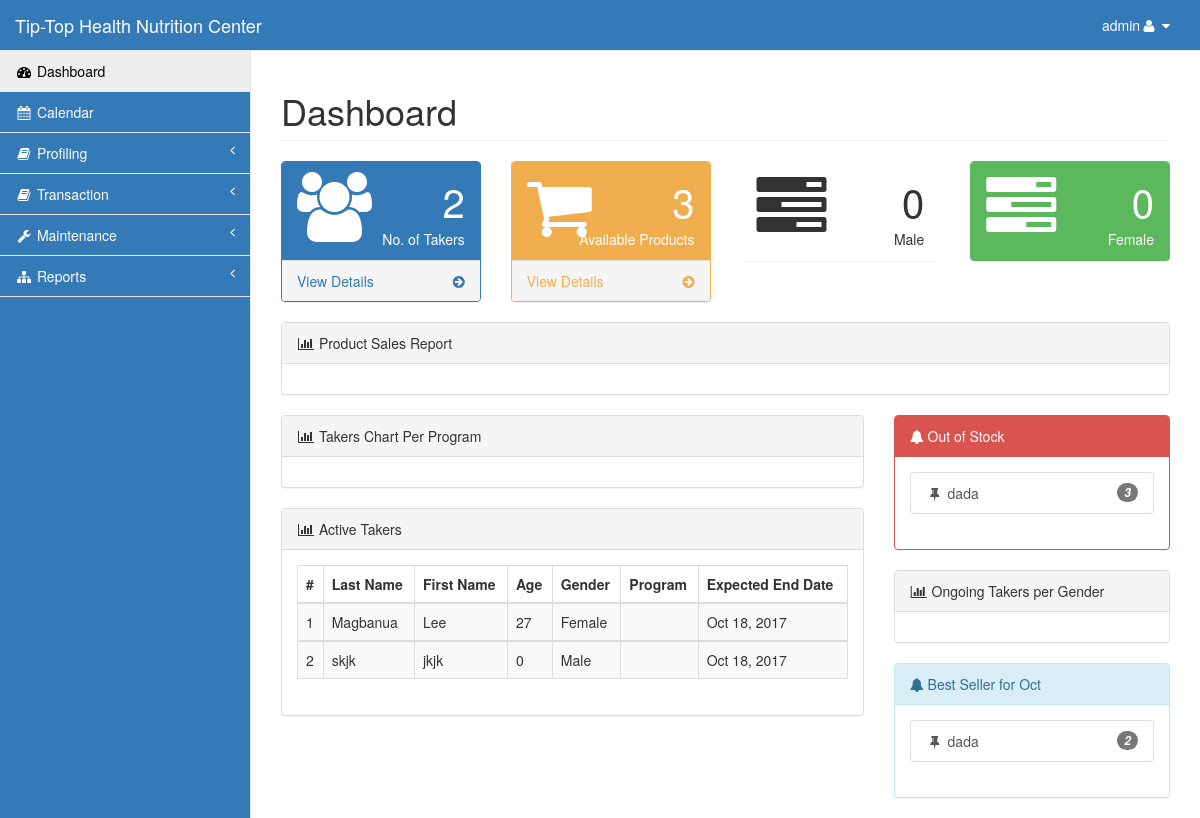
The page /admin/index.php (signed in) on the database its author committed.
### tables this page shows
CREATE TABLE `taker` (
  `id` int(11) NOT NULL,
  `last` varchar(15) NOT NULL,
  `first` varchar(15) NOT NULL,
  `phone` varchar(11) NOT NULL,
  `gender` varchar(6) NOT NULL,
  `bday` date NOT NULL,
  `referrer_id` int(11) NOT NULL,
  `referrer_contact` varchar(30) NOT NULL,
  `address` varchar(100) NOT NULL,
  `email` varchar(30) NOT NULL,
  `status` varchar(8) NOT NULL,
  `points` decimal(7,2) NOT NULL,
  `discount` decimal(10,2) NOT NULL,
  `height` decimal(5,2) NOT NULL,
  `orig_weight` decimal(5,2) NOT NULL,
  `coach_id` int(11) NOT NULL
);

CREATE TABLE `product` (
  `prod_id` int(11) NOT NULL,
  `prod_name` varchar(30) NOT NULL,
  `vol_pts` int(11) NOT NULL,
  `c` int(11) NOT NULL,
  `sc` int(11) NOT NULL,
  `sb` int(11) NOT NULL,
  `supv` int(11) NOT NULL,
  `retail` int(11) NOT NULL,
  `profitc` int(11) NOT NULL,
  `profitsc` int(11) NOT NULL,
  `profitsb` int(11) NOT NULL,
  `profitsupv` int(11) NOT NULL,
  `qty` int(11) NOT NULL,
  `reorder` int(11) NOT NULL,
  `cat_id` int(11) NOT NULL
);

CREATE TABLE `stockout` (
  `stockout_id` int(11) NOT NULL,
  `prod_id` int(11) NOT NULL,
  `stockout_qty` int(11) NOT NULL,
  `stockout_date` datetime NOT NULL,
  `id` int(11) NOT NULL,
  `admin_id` int(11) NOT NULL
);

### admin/index.php (the view, shortened to what this page needs)
<?php include('session.php');?>
<!DOCTYPE html>
<html lang="en">
<head>
    <?php include('css.php');?>
</head>
<body>
    <div id="wrapper">
        <?php include('nav.php');?>
        <div id="page-wrapper">
            <div class="row">
                <div class="col-lg-12">
                    <h1 class="page-header">Dashboard</h1>
                </div>
            </div>
            <div class="row">
                <div class="col-lg-3 col-md-6">
                    <div class="panel panel-primary">
                        <div class="panel-heading">
                            <div class="row">
                                <div class="col-xs-3">
                                    <i class="fa fa-users fa-5x"></i>
                                </div>
<?php
        $query=mysqli_query($con,"select * from taker where status='Active'")or die(mysqli_error($con));
          $takers=mysqli_num_rows($query);
?>
                                <div class="col-xs-9 text-right">
                                    <div class="huge"><?php echo $takers;?></div>
                                    <div>No. of Takers</div>
                                </div>
                            </div>
                        </div>
                        <a href="#">
                            <div class="panel-footer">
                                <span class="pull-left">View Details</span>
                                <span class="pull-right"><i class="fa fa-arrow-circle-right"></i></span>
                                <div class="clearfix"></div>
                            </div>
                        </a>
                    </div>
                </div>
                <div class="col-lg-3 col-md-6">
                    <div class="panel panel-yellow">
                        <div class="panel-heading">
                            <div class="row">
                                <div class="col-xs-3">
                                    <i class="fa fa-shopping-cart fa-5x"></i>
                                </div>
<?php
        $query2=mysqli_query($con,"select * from product")or die(mysqli_error($con));
          $product=mysqli_num_rows($query2);
?>
                                <div class="col-xs-9 text-right">
                                    <div class="huge"><?php echo $product;?></div>
                                    <div>Available Products</div>
                                </div>
                            </div>
                        </div>
                        <a href="#">
                            <div class="panel-footer">
                                <span class="pull-left">View Details</span>
                                <span class="pull-right"><i class="fa fa-arrow-circle-right"></i></span>
                                <div class="clearfix"></div>
                            </div>
                        </a>
                    </div>
                </div>
<?php
    $result = mysqli_query($con,"SELECT gender FROM `monitoring` natural join taker where monitor_status!='Finished' and gender='male' group by gender");
            $male=mysqli_num_rows($result);
?>
                <div class="col-lg-3 col-md-6">
                    <div class="panel panel-orange">
                        <div class="panel-heading">
                            <div class="row">
                                <div class="col-xs-3">
                                    <i class="fa fa-tasks fa-5x"></i>
                                </div>
                                <div class="col-xs-9 text-right">
                                    <div class="huge"><?php echo $male;?></div>
                                    <div> Male </div>
                                </div>
                            </div>
                        </div>
                    </div>
                </div>
<?php
    $result = mysqli_query($con,"SELECT gender FROM `monitoring` natural join taker where monitor_status!='Finished' and gender='female' group by gender");
            $female=mysqli_num_rows($result);
?>
                <div class="col-lg-3 col-md-6">
                    <div class="panel panel-green">
                        <div class="panel-heading">
                            <div class="row">
                                <div class="col-xs-3">
                                    <i class="fa fa-tasks fa-5x"></i>
                                </div>
                                <div class="col-xs-9 text-right">
                                    <div class="huge"><?php echo $female;?></div>
                                    <div> Female </div>
                                </div>
                            </div>
                        </div>
                    </div>
                </div>
            </div>
             <div class="row">
                <div class="col-lg-12">
                    <div class="panel panel-default">
                        <div class="panel-heading">
                            <i class="fa fa-bar-chart-o fa-fw"></i> Product Sales Report
                        </div>
                        <div class="panel-body">
                        </div>
                    </div>
                </div>
            </div>
            <div class="row">
                <div class="col-lg-8">
                    <div class="panel panel-default">
                        <div class="panel-heading">
                            <i class="fa fa-bar-chart-o fa-fw"></i> Takers Chart Per Program
                        </div>
                        <div class="panel-body">
                        </div>
                    </div>
                    <div class="panel panel-default">
                        <div class="panel-heading">
                            <i class="fa fa-bar-chart-o fa-fw"></i> Active Takers
                        </div>
                        <div class="panel-body">
                            <div class="row">
                                <div class="col-lg-12">
                                    <div class="table-responsive">
                                        <table class="table table-bordered table-hover table-striped">
                                            <thead>
                                                <tr>
                                                    <th>#</th>
                                                    <th>Last Name</th>
                                                    <th>First Name</th>
                                                    <th>Age</th>
                                                    <th>Gender</th>
                                                    <th>Program</th>
                                                    <th>Expected End Date</th>
                                                </tr>
<?php
        $a=1;
        $query=mysqli_query($con,"select * from taker order by last,first")or die(mysqli_error($con));
          while ($row=mysqli_fetch_array($query)){
            $id=$row['id'];
            $age = date_create($row['bday'])->diff(date_create('today'))->y;
             $query1=mysqli_query($con,"select *,COUNT(*) as day from monitoring natural join program where id='$id' and monitor_status!='Finished' order by monitor_id desc LIMIT 0,1")or die(mysqli_error($con));
                $row1=mysqli_fetch_array($query1);
                      $start=$row1['start_date'];
                      $end = date("Y-m-d",strtotime($start. " + 10 days"));
?>
                                            </thead>
                                            <tbody>
                                    <tr class="odd gradeX">
                                        <td class="center"><?php echo $a;?></td>
                                        <td><?php echo $row['last'];?></td>
                                        <td><?php echo $row['first'];?></td>
                                        <td><?php echo $age;?></td>
                                        <td><?php echo $row['gender'];?></td>
                                        <td><?php echo $row1['program_name'];?></td>
                                        <td><?php echo date("M d, Y",strtotime($end));?></td>
                                    </tr>
<?php $a++;}?>
                                            </tbody>
                                        </table>
                                    </div>
                                </div>
                                <div class="col-lg-8">
                                </div>
                            </div>
                        </div>
                    </div>
                    </div>
                <div class="col-lg-4">
                    <div class="panel panel-red">
                        <div class="panel-heading">
                            <i class="fa fa-bell"></i> Out of Stock
                        </div>
                        <div class="panel-body">
<?php
        $query=mysqli_query($con,"select * from product where qty<=reorder")or die(mysqli_error($con));
          while($row=mysqli_fetch_array($query))
                {
?>
                            <div class="list-group">
                                <a href="#" class="list-group-item">
                                    <i class="fa fa-thumb-tack fa-fw"></i> <?php echo $row['prod_name'];?>
                                    <span class="pull-right small badge badge-danger">
                                    <em><?php echo $row['qty'];?></em>
                                    </span>
                                </a>
<?php }?>
                            </div>
                        </div>
                        </div>
                        <div class="panel panel-default">
                        <div class="panel-heading">
                            <i class="fa fa-bar-chart-o fa-fw"></i> Ongoing Takers per Gender
                        </div>
                        <div class="panel-body">
                        </div>
                    </div>
                    </div>
                    <div class="col-lg-4">
                    <div class="panel panel-info">
                        <div class="panel-heading">
                            <i class="fa fa-bell"></i> Best Seller for <?php echo date("M");?>
                        </div>
                        <div class="panel-body">
<?php
        $m=date('m');
        $y=date('Y');
        $query=mysqli_query($con,"select *,SUM(stockout_qty) as qty from stockout natural join product where YEAR(stockout_date)='$y' and MONTH(stockout_date)='$m' group by prod_id order by stockout_qty asc LIMIT 0,10")or die(mysqli_error($con));
          while($row=mysqli_fetch_array($query))
                {
?>
                            <div class="list-group">
                                <a href="#" class="list-group-item">
                                    <i class="fa fa-thumb-tack fa-fw"></i> <?php echo $row['prod_name'];?>
                                    <span class="pull-right small badge badge-green">
                                    <em><?php echo $row['qty'];?></em>
                                    </span>
                                </a>
<?php }?>
                            </div>
                        </div>
                    </div>
                    </div>
                    </div>
            </div>
        </div>
</body>
</html>

### admin/css.php (style rules this page uses)
.navbar-default, body { background-color: #337ab7!important; }

### rows shown on the page
taker: last "Magbanua", first "Lee", bday "27", gender "Female"
taker: last "skjk", first "jkjk", bday "0", gender "Male"
product: prod_name "dada", qty "3"
stockout: prod.prod_name "dada", qty "2"

### other values the page prints
$_SESSION['type'] "admin"
$takers "2"
$product "3"
$male "0"
$female "0"
